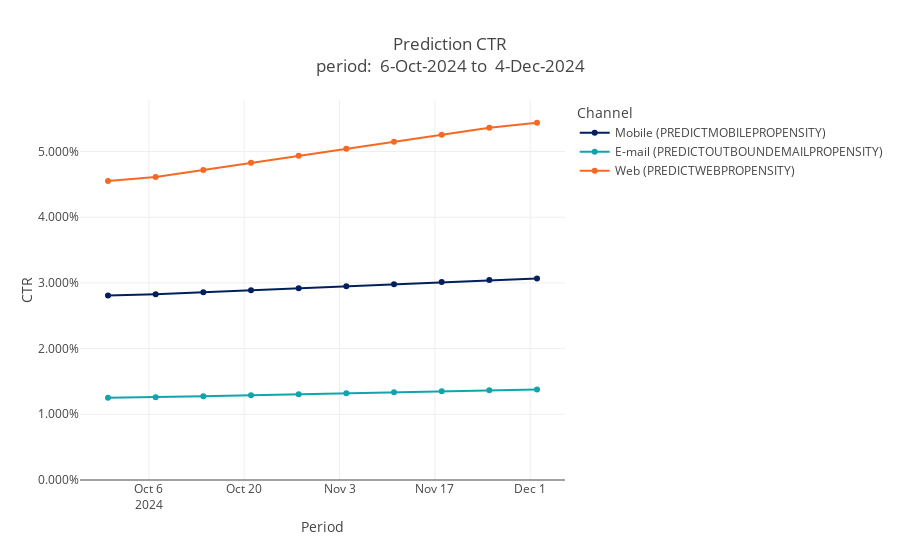

Notebook code for this chart:
### Code cell
prediction.plot.ctr_trend("1w", facetting=False)

### Figure 1 — Plotly figure (JSON) as saved in the notebook; plotly's stock layout.template omitted (floating-point values rounded to 4 significant figures)
{"data": [{"hovertemplate": "Prediction=Mobile (PREDICTMOBILEPROPENSITY)<br>Period=%{x}<br>CTR=%{y}<extra></extra>", "legendgroup": "Mobile (PREDICTMOBILEPROPENSITY)", "line": {"color": "#001F5F", "dash": "solid"}, "marker": {"symbol": "circle"}, "mode": "lines+markers", "name": "Mobile (PREDICTMOBILEPROPENSITY)", "orientation": "v", "showlegend": true, "type": "scatter", "x": ["2024-09-30T00:00:00", "2024-10-07T00:00:00", "2024-10-14T00:00:00", "2024-10-21T00:00:00", "2024-10-28T00:00:00", "2024-11-04T00:00:00", "2024-11-11T00:00:00", "2024-11-18T00:00:00", "2024-11-25T00:00:00", "2024-12-02T00:00:00"], "xaxis": "x", "y": [0.02808, 0.02826, 0.02857, 0.02888, 0.02919, 0.0295, 0.02981, 0.03012, 0.03043, 0.03065], "yaxis": "y"}, {"hovertemplate": "Prediction=E-mail (PREDICTOUTBOUNDEMAILPROPENSITY)<br>Period=%{x}<br>CTR=%{y}<extra></extra>", "legendgroup": "E-mail (PREDICTOUTBOUNDEMAILPROPENSITY)", "line": {"color": "#10A5AC", "dash": "solid"}, "marker": {"symbol": "circle"}, "mode": "lines+markers", "name": "E-mail (PREDICTOUTBOUNDEMAILPROPENSITY)", "orientation": "v", "showlegend": true, "type": "scatter", "x": ["2024-09-30T00:00:00", "2024-10-07T00:00:00", "2024-10-14T00:00:00", "2024-10-21T00:00:00", "2024-10-28T00:00:00", "2024-11-04T00:00:00", "2024-11-11T00:00:00", "2024-11-18T00:00:00", "2024-11-25T00:00:00", "2024-12-02T00:00:00"], "xaxis": "x", "y": [0.01251, 0.0126, 0.01275, 0.0129, 0.01306, 0.01321, 0.01337, 0.01352, 0.01367, 0.01378], "yaxis": "y"}, {"hovertemplate": "Prediction=Web (PREDICTWEBPROPENSITY)<br>Period=%{x}<br>CTR=%{y}<extra></extra>", "legendgroup": "Web (PREDICTWEBPROPENSITY)", "line": {"color": "#F76923", "dash": "solid"}, "marker": {"symbol": "circle"}, "mode": "lines+markers", "name": "Web (PREDICTWEBPROPENSITY)", "orientation": "v", "showlegend": true, "type": "scatter", "x": ["2024-09-30T00:00:00", "2024-10-07T00:00:00", "2024-10-14T00:00:00", "2024-10-21T00:00:00", "2024-10-28T00:00:00", "2024-11-04T00:00:00", "2024-11-11T00:00:00", "2024-11-18T00:00:00", "2024-11-25T00:00:00", "2024-12-02T00:00:00"], "xaxis": "x", "y": [0.0455, 0.04612, 0.04719, 0.04827, 0.04934, 0.05041, 0.05148, 0.05255, 0.05361, 0.05437], "yaxis": "y"}], "layout": {"legend": {"title": {"text": "Channel"}, "tracegroupgap": 0}, "title": {"text": "Prediction CTR<br>period:  6-Oct-2024 to  4-Dec-2024"}, "xaxis": {"anchor": "y", "domain": [0, 1], "title": {"text": "Period"}}, "yaxis": {"anchor": "x", "domain": [0, 1], "rangemode": "tozero", "tickformat": ",.3%", "title": {"text": "CTR"}}}}
